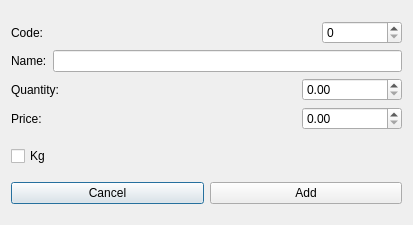
<?xml version="1.0" encoding="UTF-8"?>
<ui version="4.0">
 <class>Dialog_additem</class>
 <widget class="QDialog" name="Dialog_additem">
  <property name="geometry">
   <rect>
    <x>0</x>
    <y>0</y>
    <width>413</width>
    <height>225</height>
   </rect>
  </property>
  <property name="windowTitle">
   <string>Dialog</string>
  </property>
  <layout class="QVBoxLayout" name="verticalLayout_2">
   <item>
    <layout class="QVBoxLayout" name="verticalLayout">
     <item>
      <layout class="QHBoxLayout" name="horizontalLayout_2">
       <item>
        <widget class="QLabel" name="label_4">
         <property name="text">
          <string>Code:</string>
         </property>
        </widget>
       </item>
       <item>
        <widget class="QSpinBox" name="spinBox_Code">
         <property name="sizePolicy">
          <sizepolicy hsizetype="Fixed" vsizetype="Fixed">
           <horstretch>0</horstretch>
           <verstretch>0</verstretch>
          </sizepolicy>
         </property>
         <property name="minimumSize">
          <size>
           <width>80</width>
           <height>0</height>
          </size>
         </property>
         <property name="maximum">
          <number>10000</number>
         </property>
        </widget>
       </item>
      </layout>
     </item>
     <item>
      <layout class="QHBoxLayout" name="horizontalLayout_5">
       <item>
        <widget class="QLabel" name="label">
         <property name="text">
          <string>Name:</string>
         </property>
        </widget>
       </item>
       <item>
        <widget class="QLineEdit" name="lineEdit_Name"/>
       </item>
      </layout>
     </item>
     <item>
      <layout class="QHBoxLayout" name="horizontalLayout_4">
       <item>
        <widget class="QLabel" name="label_2">
         <property name="text">
          <string>Quantity:</string>
         </property>
        </widget>
       </item>
       <item>
        <widget class="QDoubleSpinBox" name="doubleSpinBox_Quantity">
         <property name="sizePolicy">
          <sizepolicy hsizetype="Fixed" vsizetype="Fixed">
           <horstretch>0</horstretch>
           <verstretch>0</verstretch>
          </sizepolicy>
         </property>
         <property name="minimumSize">
          <size>
           <width>100</width>
           <height>0</height>
          </size>
         </property>
         <property name="maximum">
          <double>10000.989999999999782</double>
         </property>
        </widget>
       </item>
      </layout>
     </item>
     <item>
      <layout class="QHBoxLayout" name="horizontalLayout_3">
       <item>
        <widget class="QLabel" name="label_3">
         <property name="text">
          <string>Price:</string>
         </property>
        </widget>
       </item>
       <item>
        <widget class="QDoubleSpinBox" name="doubleSpinBox_Price">
         <property name="sizePolicy">
          <sizepolicy hsizetype="Fixed" vsizetype="Fixed">
           <horstretch>0</horstretch>
           <verstretch>0</verstretch>
          </sizepolicy>
         </property>
         <property name="minimumSize">
          <size>
           <width>100</width>
           <height>0</height>
          </size>
         </property>
         <property name="maximum">
          <double>10000.000000000000000</double>
         </property>
        </widget>
       </item>
      </layout>
     </item>
    </layout>
   </item>
   <item>
    <widget class="QCheckBox" name="checkBox_Kg">
     <property name="text">
      <string>Kg</string>
     </property>
    </widget>
   </item>
   <item>
    <layout class="QHBoxLayout" name="horizontalLayout">
     <item>
      <widget class="QPushButton" name="pushButton">
       <property name="text">
        <string>Cancel</string>
       </property>
      </widget>
     </item>
     <item>
      <widget class="QPushButton" name="pushButton_2">
       <property name="text">
        <string>Add</string>
       </property>
      </widget>
     </item>
    </layout>
   </item>
  </layout>
 </widget>
 <tabstops>
  <tabstop>spinBox_Code</tabstop>
  <tabstop>lineEdit_Name</tabstop>
  <tabstop>doubleSpinBox_Quantity</tabstop>
  <tabstop>doubleSpinBox_Price</tabstop>
  <tabstop>checkBox_Kg</tabstop>
  <tabstop>pushButton_2</tabstop>
  <tabstop>pushButton</tabstop>
 </tabstops>
 <resources/>
 <connections/>
</ui>
